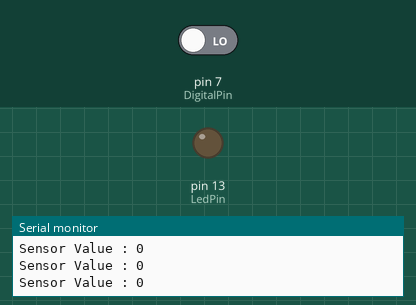
Simulated run of this sketch. Board: Arduino Uno, built with avr-gcc and run on an emulated ATmega328P. On the bench: output pins drawn as LEDs (lit = HIGH), the last lines printed to the serial monitor. The test bench sets the inputs (shaded band); at power-on: pin 7 (DigitalPin) LOW.

Above: at 1.8 s.
1.9 s: pin 7 (DigitalPin) driven HIGH
At 3.2 s:
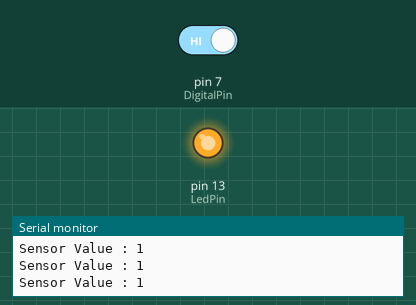
3.5 s: pin 7 (DigitalPin) driven LOW
At 4.5 s:
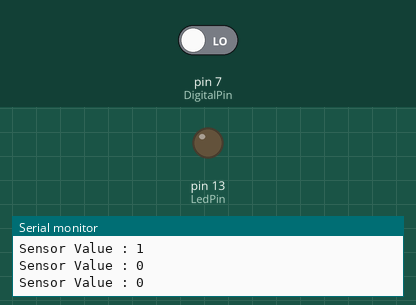
Timing chart, 0 to 6.5 s (numbered marks = the images above; inputs shaded):
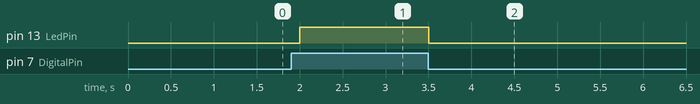

The sketch:

ball-switch.ino
```cpp
//int AnalogPin = A0;    // Analog input
int DigitalPin = 7;  // Digital input
int LedPin = 13;     // select the pin for the LED
int gValue = 0;     // variable for Sensor Data
void setup ()
{
  pinMode (LedPin, OUTPUT);
  pinMode (DigitalPin, INPUT);
  Serial.begin (115200);
}
void loop ()
{
  gValue = digitalRead(DigitalPin);
  if (gValue){
    digitalWrite (LedPin, HIGH);
  }else {
     digitalWrite (LedPin, LOW);
  }
  Serial.print ("Sensor Value : ");
  Serial.println (gValue, DEC);
  delay(500);
}
```

Measured:
- after the input at 1.9 s, pin 13 (LedPin): LOW → HIGH after 0.10 s
- after the input at 3.5 s, pin 13 (LedPin): HIGH → LOW at once
